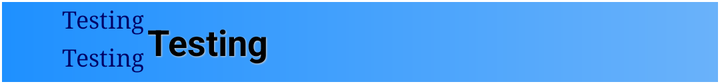
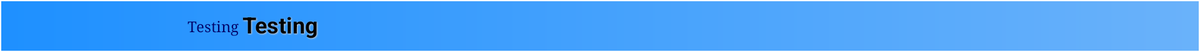

Compare how this app lays out the same screen by default and in its alternative resource folder. The renders come first, then the two layout files and the values they reference.
<!-- AndroidManifest.xml: application theme AppTheme -->
<!-- res/layout/event_item_orig.xml -->
<?xml version="1.0" encoding="utf-8"?>
<LinearLayout xmlns:android="http://schemas.android.com/apk/res/android"
    xmlns:tools="http://schemas.android.com/tools"
    android:id="@+id/event_item_text_container"
    android:layout_width="match_parent"
    android:layout_height="42dp"
    android:padding="1dp"
    android:orientation="horizontal"
    android:background="@drawable/softbluebackground" 
    tools:context=".EventMainActivity" >

    <LinearLayout 
        android:layout_width="0dp" 
        android:layout_weight="1"
        android:layout_height="40dp"
        android:orientation="vertical" >

        <TextView
            android:id="@+id/event_item_datestart"
            style="@style/DateDisplay"
            android:layout_width="match_parent"
            android:layout_height="19dp"
            android:gravity="right|center_horizontal"
            android:text="@string/teststring" />
       
        <TextView
            android:id="@+id/event_item_dateend"
            style="@style/DateDisplay"
            android:layout_width="match_parent"
            android:layout_height="19dp"
            android:gravity="right|center_horizontal"
            android:maxWidth="10dp"
            android:text="@string/teststring" />

    </LinearLayout>
    
    <TextView
        android:id="@+id/event_item_title"
        style="@style/TitleDisplay"
        android:layout_width="0dp"
        android:layout_height="40dp"
        android:layout_weight="4"
        android:gravity="left|center_vertical"
        android:paddingLeft="4dp"
        android:paddingRight="4dp"
        android:text="@string/teststring" >

    </TextView>
    
</LinearLayout>
<!-- resources referenced by this layout -->
<resources>
  <!-- drawable softbluebackground (drawable) -->
  <?xml version="1.0" encoding="utf-8"?>
  <shape xmlns:android="http://schemas.android.com/apk/res/android" android:shape="rectangle">
      <gradient
          android:angle="0"
          android:startColor="#1E90FF"
          android:endColor="#6AB2FA"
          android:type="linear"/>
      <stroke
          android:color="#FFFFFFFF" 
          android:width="1dp" />
  </shape>
  <string name="teststring">Testing</string>
  <style name="DateDisplay" parent="android:Theme.Light">
          <item name="android:textColor">#000066</item>
          <item name="android:textSize">12sp</item>
          <item name="android:padding">2px</item>
          <item name="android:typeface">serif</item>
          </style>
  <style name="TitleDisplay" parent="android:Theme.Light">
          <item name="android:textColor">#000000</item>
          <item name="android:textSize">18sp</item>	
          <item name="android:padding">4px</item>
          <item name="android:textStyle">bold</item>  
          <item name="android:shadowColor">#cccccc</item>
          <item name="android:shadowRadius">1.5</item>  
          <item name="android:shadowDx">1</item>  
          <item name="android:shadowDy">1</item>  
          <item name="android:typeface">sans</item>  
      </style>
  <style name="AppTheme" parent="android:Theme.Light">
      </style>
</resources>
<!-- res/layout-sw600dp-land/event_item_orig.xml (the repository's variant of the layout above) -->
<!-- drawn on a 7-inch tablet turned sideways -->
<?xml version="1.0" encoding="utf-8"?>
<LinearLayout xmlns:android="http://schemas.android.com/apk/res/android"
    xmlns:tools="http://schemas.android.com/tools"
    android:id="@+id/event_item_text_container"
    android:layout_width="match_parent"
    android:layout_height="42dp"
    android:orientation="horizontal"
    android:background="@drawable/softbluebackground" 
    tools:context=".EventMainActivity" >
	
        <TextView
            android:id="@+id/event_item_datedisplay"
            style="@style/DateDisplay"
            android:layout_width="0dp"
            android:layout_height="match_parent"
            android:layout_gravity="left"
            android:layout_weight="1"
            android:gravity="right|center_vertical"
            android:maxLines="2"
            android:minWidth="11sp"
            android:text="@string/teststring" />
	       	    
	    <TextView
	        android:id="@+id/event_item_title"
	        style="@style/TitleDisplay"
	        android:layout_width="0dp"
	        android:layout_height="40dp"
	        android:layout_weight="4"
	        android:gravity="left|center_vertical"
	        android:paddingLeft="4dp"
	        android:paddingRight="4dp"
	        android:text="@string/teststring" >
	
	    </TextView>

</LinearLayout>
